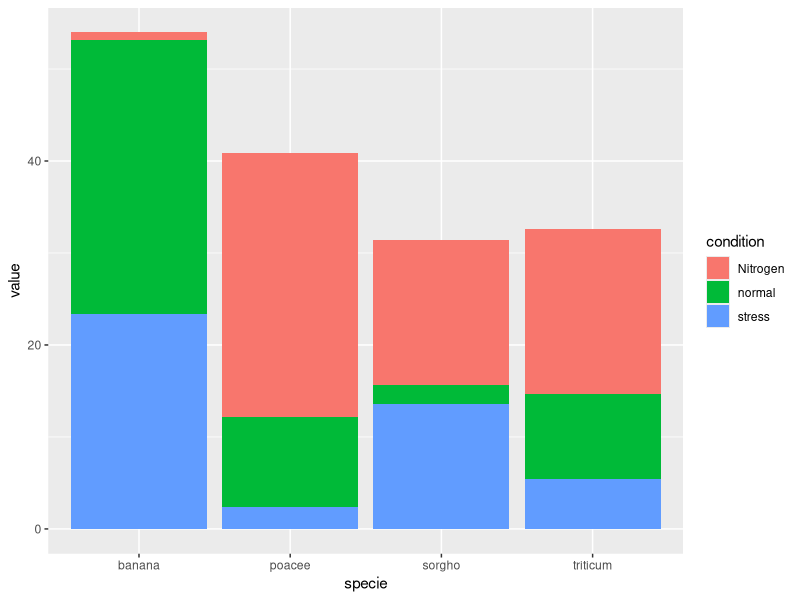

Source code (R):
# library
library(ggplot2)

# create a dataset
specie <- c(rep("sorgho" , 3) , rep("poacee" , 3) , rep("banana" , 3) , rep("triticum" , 3))
condition <- rep(c("normal" , "stress" , "Nitrogen") , 4)
value <- abs(rnorm(12 , 0 , 15))
data <- data.frame(specie,condition,value)

# Grouped
ggplot(data, aes(fill=condition, y=value, x=specie)) + 
  geom_bar(position="stack", stat="identity")

# the position argument determines if what will be the display or in what position.
# try stack or dodge


# input dataset must provide 3 columns: 
# the numeric value (value), 
# and 2 categorical variables 
# for the group (specie) and the subgroup (condition) levels.
# in the aes() call, 
# x  is the group (specie), and the subgroup (condition) 
# is given to the fill argument.
# in the geom_bar() call, position="dodge" must be specified 
# to have the bars one beside each other.
